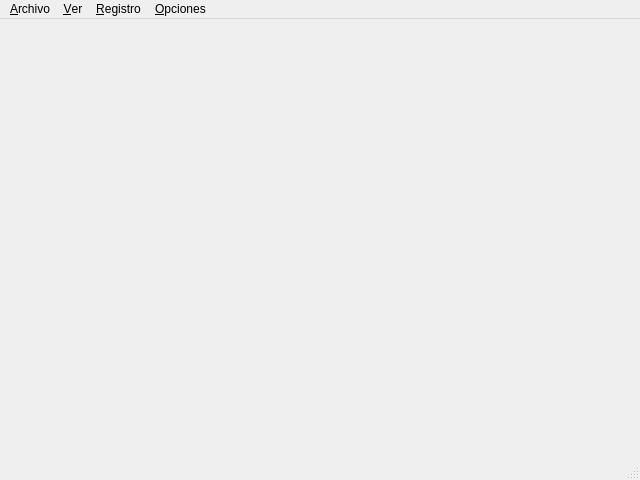
<?xml version="1.0" encoding="UTF-8"?>
<ui version="4.0">
 <class>VentanaPrincipal</class>
 <widget class="QMainWindow" name="VentanaPrincipal">
  <property name="geometry">
   <rect>
    <x>0</x>
    <y>0</y>
    <width>640</width>
    <height>480</height>
   </rect>
  </property>
  <property name="windowTitle">
   <string>Control Asistencia</string>
  </property>
  <widget class="QWidget" name="centralwidget"/>
  <widget class="QMenuBar" name="menubar">
   <property name="geometry">
    <rect>
     <x>0</x>
     <y>0</y>
     <width>640</width>
     <height>23</height>
    </rect>
   </property>
   <widget class="QMenu" name="menu_salir">
    <property name="title">
     <string>&amp;Archivo</string>
    </property>
    <addaction name="action_salir"/>
   </widget>
   <widget class="QMenu" name="menu_registro">
    <property name="title">
     <string>&amp;Registro</string>
    </property>
    <addaction name="action_registrar_personal"/>
    <addaction name="action_registrar_adminitrador"/>
   </widget>
   <widget class="QMenu" name="menu_ver">
    <property name="title">
     <string>&amp;Ver</string>
    </property>
    <addaction name="action_verificacion_cedula"/>
   </widget>
   <widget class="QMenu" name="menu_opciones">
    <property name="title">
     <string>&amp;Opciones</string>
    </property>
   </widget>
   <addaction name="menu_salir"/>
   <addaction name="menu_ver"/>
   <addaction name="menu_registro"/>
   <addaction name="menu_opciones"/>
  </widget>
  <widget class="QStatusBar" name="statusbar"/>
  <action name="action_salir">
   <property name="text">
    <string>&amp;Salir</string>
   </property>
  </action>
  <action name="action_registrar_personal">
   <property name="text">
    <string>&amp;Registrar Personal</string>
   </property>
  </action>
  <action name="action_registrar_adminitrador">
   <property name="text">
    <string>&amp;Registrar Adminitrador</string>
   </property>
  </action>
  <action name="action_verificacion_cedula">
   <property name="text">
    <string>&amp;Verificacion de Cedula</string>
   </property>
  </action>
 </widget>
 <resources/>
 <connections/>
</ui>
